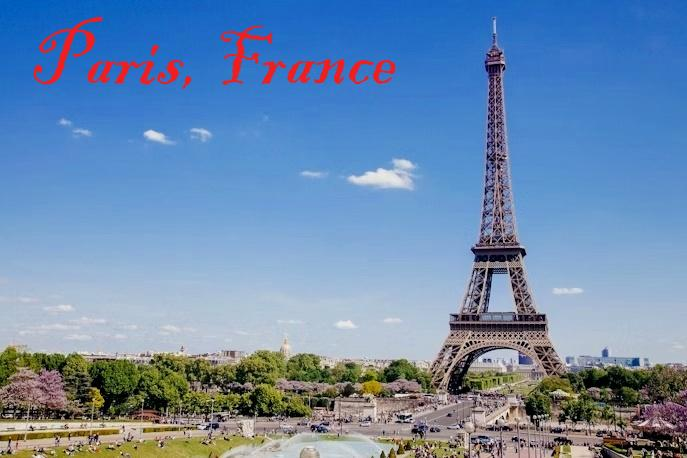
#> input picture result/paris.jpg, 687 x 458 px
$ python sharp.py
#> lines starting #> are read from the running program, lines starting #| are printed output that depends on the picture
#https://www.geeksforgeeks.org/image-enhancement-techniques-using-opencv-python/

#Import the necessary libraries
import cv2
import numpy as np

# Load the image
image = cv2.imread('result/paris.jpg')
#> image is the input picture: shape (458, 687, 3); mean B, G, R 173.9, 137.9, 107.4

# Create the sharpening kernel
kernel = np.array([[0, -1, 0], [-1, 5, -1], [0, -1, 0]])

# Sharpen the image
sharpened_image = cv2.filter2D(image, -1, kernel)
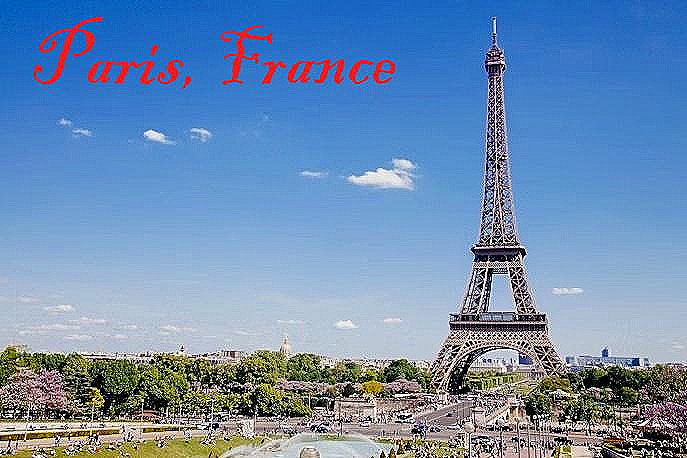
#> sharpened_image: shape (458, 687, 3); mean B, G, R 177.3, 140.6, 109.4

#Save the image
cv2.imwrite('result/sharpened_image_1.jpg', sharpened_image)

cv2.imshow('Sharpened', sharpened_image)
cv2.waitKey(0)
cv2.destroyAllWindows()

$ run again, with result/peru.jpg copied over result/paris.jpg
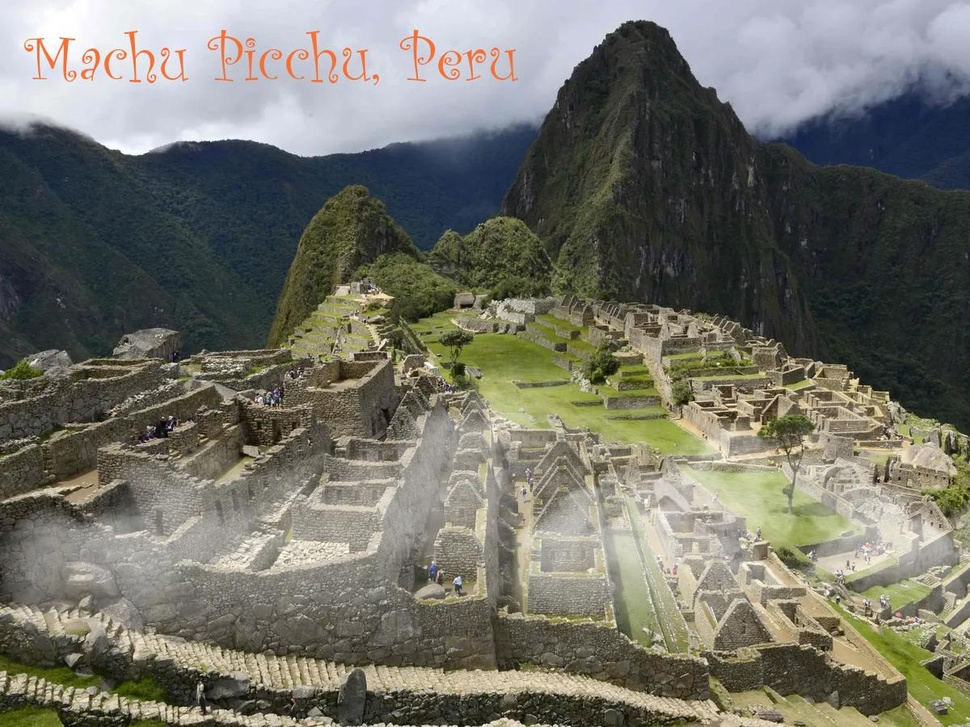
#> input picture result/peru.jpg, 970 x 727 px, shrunk from 1200 x 900 before the run
#> image is the input picture: shape (727, 970, 3); mean B, G, R 105.5, 115.5, 115.8
#> `sharpened_image = cv2.filter2D(image, -1, kernel)`:
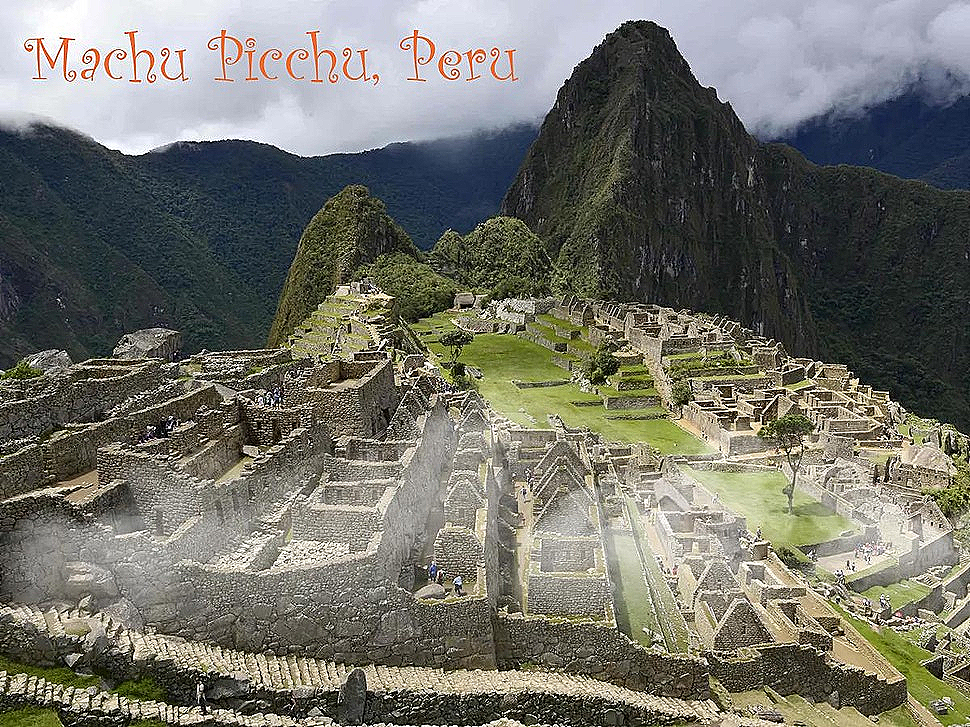
#> sharpened_image: shape (727, 970, 3); mean B, G, R 106.7, 115.4, 115.3
